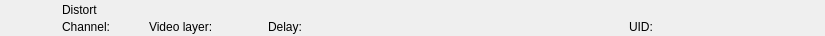
<?xml version="1.0" encoding="UTF-8"?>
<ui version="4.0">
 <class>RundownPerspectiveWidget</class>
 <widget class="QWidget" name="RundownPerspectiveWidget">
  <property name="geometry">
   <rect>
    <x>0</x>
    <y>0</y>
    <width>825</width>
    <height>36</height>
   </rect>
  </property>
  <layout class="QHBoxLayout" name="horizontalLayout">
   <property name="spacing">
    <number>0</number>
   </property>
   <property name="margin">
    <number>0</number>
   </property>
   <item>
    <widget class="QFrame" name="frameItem">
     <property name="sizePolicy">
      <sizepolicy hsizetype="Preferred" vsizetype="Fixed">
       <horstretch>0</horstretch>
       <verstretch>0</verstretch>
      </sizepolicy>
     </property>
     <property name="minimumSize">
      <size>
       <width>0</width>
       <height>36</height>
      </size>
     </property>
     <widget class="QLabel" name="labelIcon">
      <property name="geometry">
       <rect>
        <x>22</x>
        <y>2</y>
        <width>32</width>
        <height>32</height>
       </rect>
      </property>
      <property name="text">
       <string/>
      </property>
      <property name="pixmap">
       <pixmap resource="../Widgets.qrc">:/Graphics/Images/Perspective.png</pixmap>
      </property>
      <property name="scaledContents">
       <bool>true</bool>
      </property>
     </widget>
     <widget class="QLabel" name="labelChannel">
      <property name="geometry">
       <rect>
        <x>62</x>
        <y>19</y>
        <width>78</width>
        <height>16</height>
       </rect>
      </property>
      <property name="text">
       <string>Channel:</string>
      </property>
     </widget>
     <widget class="QLabel" name="labelLabel">
      <property name="geometry">
       <rect>
        <x>62</x>
        <y>2</y>
        <width>561</width>
        <height>16</height>
       </rect>
      </property>
      <property name="text">
       <string>Distort</string>
      </property>
     </widget>
     <widget class="QLabel" name="labelVideolayer">
      <property name="geometry">
       <rect>
        <x>149</x>
        <y>19</y>
        <width>110</width>
        <height>16</height>
       </rect>
      </property>
      <property name="text">
       <string>Video layer:</string>
      </property>
     </widget>
     <widget class="QLabel" name="labelColor">
      <property name="geometry">
       <rect>
        <x>0</x>
        <y>0</y>
        <width>18</width>
        <height>36</height>
       </rect>
      </property>
      <property name="text">
       <string/>
      </property>
     </widget>
     <widget class="QLabel" name="labelGroupColor">
      <property name="geometry">
       <rect>
        <x>0</x>
        <y>0</y>
        <width>6</width>
        <height>36</height>
       </rect>
      </property>
      <property name="text">
       <string/>
      </property>
     </widget>
     <widget class="QLabel" name="labelDevice">
      <property name="geometry">
       <rect>
        <x>360</x>
        <y>19</y>
        <width>260</width>
        <height>16</height>
       </rect>
      </property>
      <property name="text">
       <string></string>
      </property>
     </widget>
     <widget class="QLabel" name="labelDelay">
      <property name="geometry">
       <rect>
        <x>268</x>
        <y>19</y>
        <width>83</width>
        <height>16</height>
       </rect>
      </property>
      <property name="text">
       <string>Delay:</string>
      </property>
     </widget>
     <widget class="QLabel" name="labelRemoteTriggerId">
      <property name="geometry">
       <rect>
        <x>629</x>
        <y>19</y>
        <width>111</width>
        <height>16</height>
       </rect>
      </property>
      <property name="text">
       <string>UID:</string>
      </property>
     </widget>
    </widget>
   </item>
   <item>
    <widget class="QFrame" name="frameStatus">
     <property name="minimumSize">
      <size>
       <width>77</width>
       <height>0</height>
      </size>
     </property>
     <property name="maximumSize">
      <size>
       <width>77</width>
       <height>16777215</height>
      </size>
     </property>
     <widget class="QLabel" name="labelGpiConnected">
      <property name="geometry">
       <rect>
        <x>1</x>
        <y>2</y>
        <width>32</width>
        <height>32</height>
       </rect>
      </property>
      <property name="minimumSize">
       <size>
        <width>32</width>
        <height>32</height>
       </size>
      </property>
      <property name="maximumSize">
       <size>
        <width>32</width>
        <height>32</height>
       </size>
      </property>
      <property name="lineWidth">
       <number>0</number>
      </property>
      <property name="text">
       <string/>
      </property>
      <property name="pixmap">
       <pixmap resource="../Widgets.qrc">:/Graphics/Images/GpiConnected.png</pixmap>
      </property>
      <property name="scaledContents">
       <bool>true</bool>
      </property>
     </widget>
     <widget class="QLabel" name="labelDisconnected">
      <property name="geometry">
       <rect>
        <x>32</x>
        <y>2</y>
        <width>32</width>
        <height>32</height>
       </rect>
      </property>
      <property name="minimumSize">
       <size>
        <width>32</width>
        <height>32</height>
       </size>
      </property>
      <property name="maximumSize">
       <size>
        <width>32</width>
        <height>32</height>
       </size>
      </property>
      <property name="text">
       <string/>
      </property>
      <property name="pixmap">
       <pixmap resource="../Widgets.qrc">:/Graphics/Images/Disconnected.png</pixmap>
      </property>
      <property name="scaledContents">
       <bool>true</bool>
      </property>
     </widget>
     <widget class="QLabel" name="labelActiveColor">
      <property name="geometry">
       <rect>
        <x>69</x>
        <y>0</y>
        <width>8</width>
        <height>36</height>
       </rect>
      </property>
      <property name="minimumSize">
       <size>
        <width>8</width>
        <height>36</height>
       </size>
      </property>
      <property name="maximumSize">
       <size>
        <width>8</width>
        <height>36</height>
       </size>
      </property>
      <property name="text">
       <string/>
      </property>
     </widget>
    </widget>
   </item>
  </layout>
 </widget>
 <resources>
  <include location="../Widgets.qrc"/>
 </resources>
 <connections/>
 <slots>
  <slot>addToCombo()</slot>
 </slots>
</ui>
